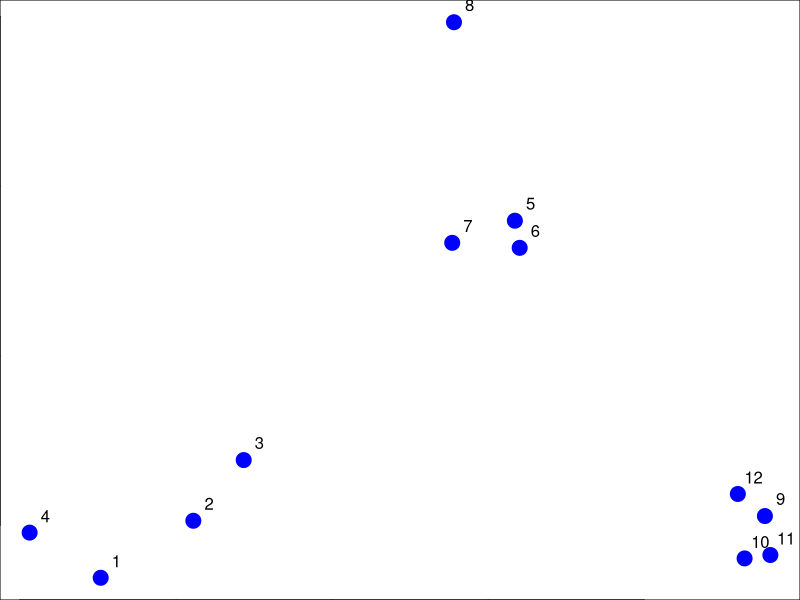
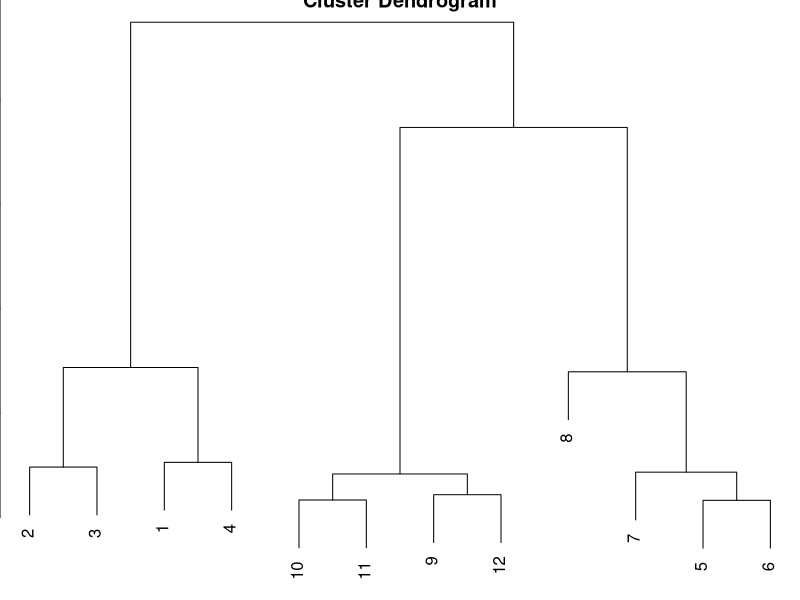
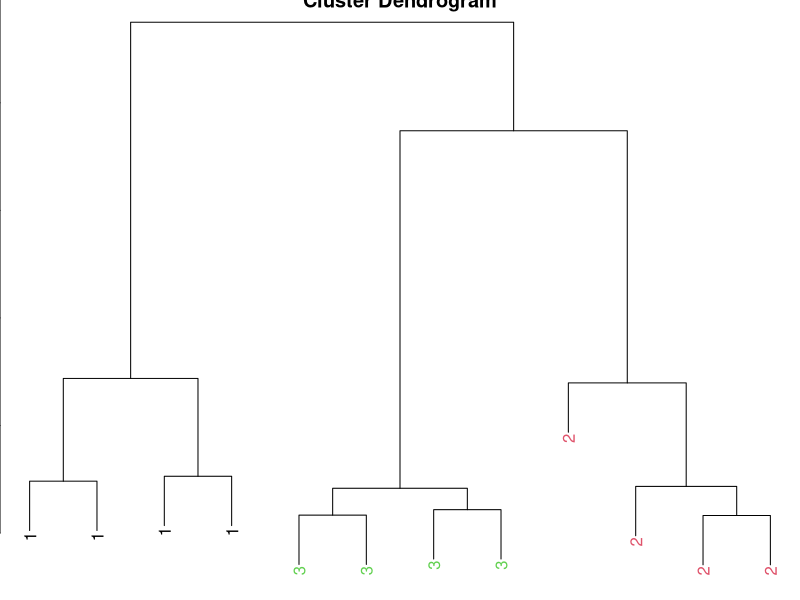
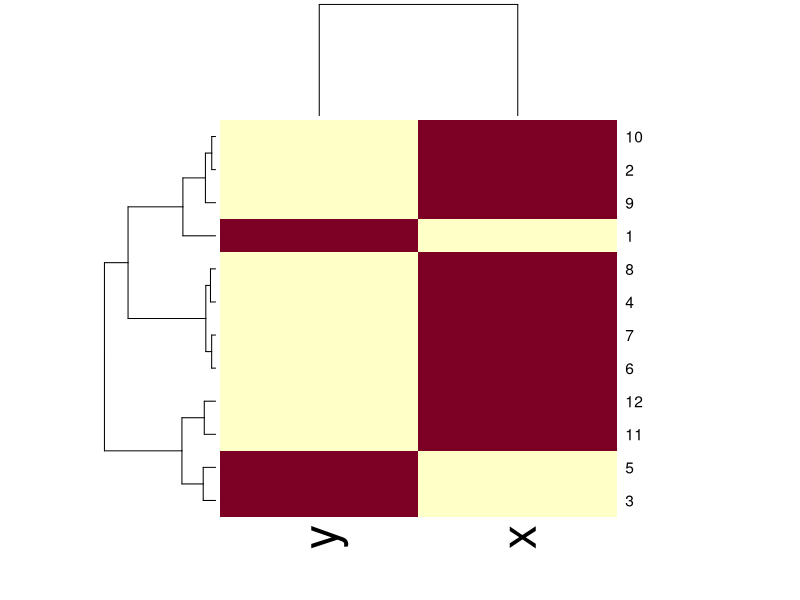

The R source for these figures, in order:
set.seed(1234)
par(mar=c(0,0,0,0))
x<-rnorm(12,mean=rep(1:3,each=4),sd=0.2)
y<-rnorm(12,mean=rep(c(1,2,1),each=4),sd=0.2)
plot(x,y,col="blue",pch=19,cex=2)
text(x+0.05,y+0.05,labels = as.character(1:12))
dataFrame<-data.frame(x=x,y=y)
distxy<-dist(dataFrame)
hClustering<-hclust(distxy)
plot(hClustering)
myplclust <- function(hclust, lab = hclust$labels,
                      lab.col = rep(1, length(hclust$labels)), hang = 0.1, ...) {
        ## modifiction of plclust for plotting hclust objects *in colour*! Copyright
        ## Eva KF Chan 2009 Arguments: hclust: hclust object lab: a character vector
        ## of labels of the leaves of the tree lab.col: colour for the labels;
        ## NA=default device foreground colour hang: as in hclust & plclust Side
        ## effect: A display of hierarchical cluster with coloured leaf labels.
        y <- rep(hclust$height, 2)
        x <- as.numeric(hclust$merge)
        y <- y[which(x < 0)]
        x <- x[which(x < 0)]
        x <- abs(x)
        y <- y[order(x)]
        x <- x[order(x)]
        plot(hclust, labels = FALSE, hang = hang, ...)
        text(x = x, y = y[hclust$order] - (max(hclust$height) * hang), labels = lab[hclust$order],
             col = lab.col[hclust$order], srt = 90, adj = c(1, 0.5), xpd = NA, ...)
}
dataFrame<-data.frame(x=x,y=y)
distxy<-dist(dataFrame)
hClustering<-hclust(distxy)
myplclust(hClustering,lab=rep(1:3,each=4),lab.col = rep(1:3,each=4))

dataframe<-data.frame(x=x,y=y)
set.seed(143)
data.matrix<-as.matrix(dataframe)[sample(1:12),]
heatmap(data.matrix)










